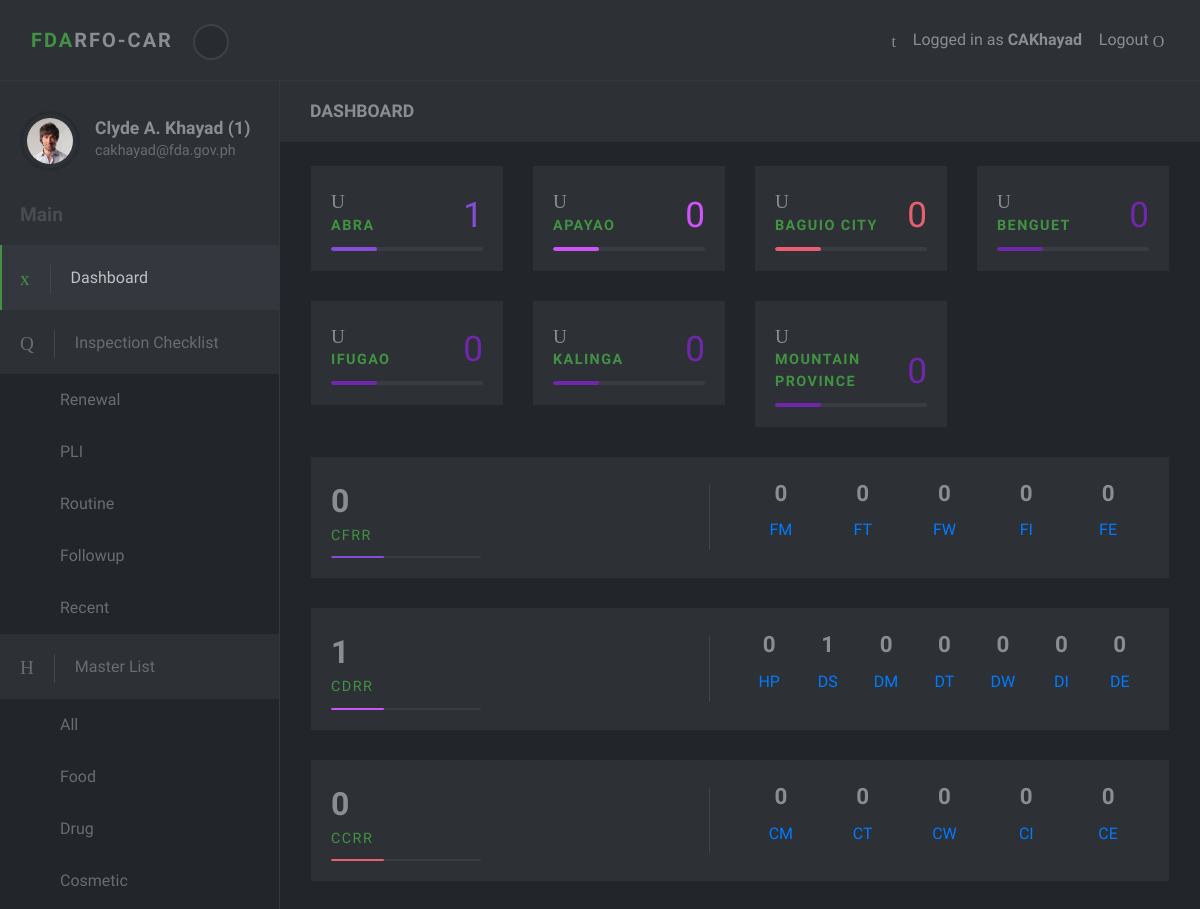
Page /dashboard/ (signed in, upper part) on the earlier database version.
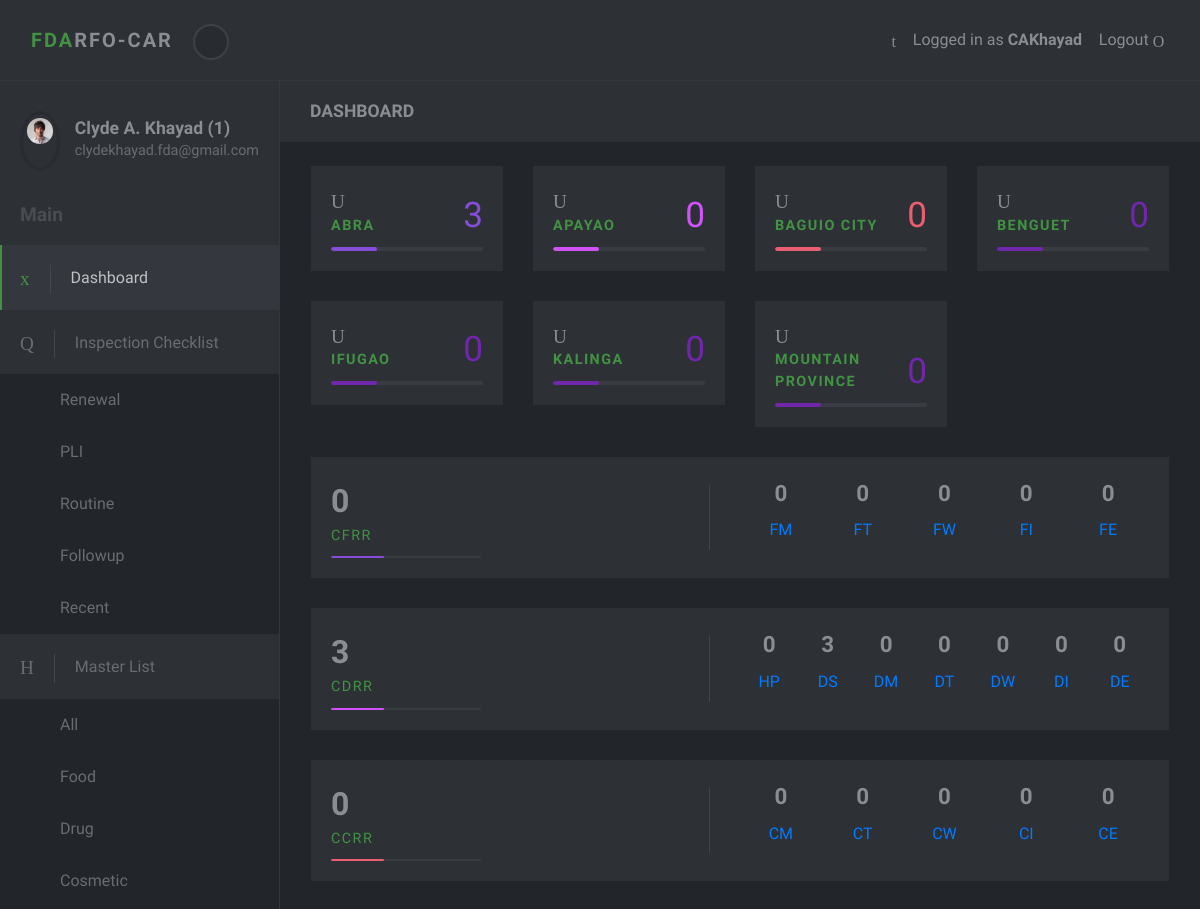
Same page on the later database version.
### accounts/models.py (models this page shows, shortened)
class  User(AbstractBaseUser):
    email = models.EmailField(verbose_name='email address', max_length=255, unique=True)
    first_name = models.CharField(max_length=255)
    middle_initial = models.CharField(max_length=1)
    last_name = models.CharField(max_length=255)
    active = models.BooleanField(default=True)
    staff = models.BooleanField(default=False) # a admin user; non super-user
    admin = models.BooleanField(default=False) # a superuser
    USERNAME_FIELD = 'email'
    REQUIRED_FIELDS = [] # Email & Password are required by default.
    objects = UserManager()
    def get_full_name(self):
        return self.first_name + " " + self.middle_initial + ". " + self.last_name
    def get_short_name(self):
        full_name = self.get_full_name()
        splitted = full_name.split()
        short_name = ""
        for i in range(len(splitted)-1):
            full_name = splitted[i]
            short_name += (full_name[0].upper())
        short_name += splitted[-1].title()
        return short_name
    @property
    def is_active(self):
        return self.active

### dashboard/views.py (the view)
# urls.py: path('', DashboardView.as_view(), name='index'),
class DashboardView(View):
    template_name = 'dashboard/index.html'
    def get(self, request):
        context = {}
        context['masterlist_dashboard_active'] = "active"
        total_abra = Establishment.objects.filter(plant_address__province__name='Abra', status='Active').count()
        total_apayao = Establishment.objects.filter(plant_address__province__name='Apayao', status='Active').count()
        total_baguio = Establishment.objects.filter(plant_address__municipality_or_city__name='Baguio City', status='Active').count()
        total_benguet = Establishment.objects.filter(plant_address__province__name='Benguet', status='Active').exclude(plant_address__municipality_or_city__name='Baguio City').count()
        total_ifugao = Establishment.objects.filter(plant_address__province__name='Ifugao', status='Active').count()
        total_kalinga = Establishment.objects.filter(plant_address__province__name='Kalinga', status='Active').count()
        total_mountainprov = Establishment.objects.filter(plant_address__province__name='Mountain Province', status='Active').count()
        if Establishment.objects.all():
            cfrr_summary = MasterlistSummary.CFRR('CFRR')
            cdrr_summary = MasterlistSummary.CDRR('CDRR')
            ccrr_summary = MasterlistSummary.CCRR('CCRR')
            cdrrhr_summary = MasterlistSummary.CDRRHR('CDRRHR')
            context = {
                        'masterlist_dashboard_active': "active",
                        'cfrr': {'total':               cfrr_summary.get_total(),
                                 'total_mfg':           cfrr_summary.get_total_mfg(),
                                 'total_trader':        cfrr_summary.get_total_trader(),
                                 'total_wholesaler':    cfrr_summary.get_total_wholesaler(),
                                 'total_importer':      cfrr_summary.get_total_importer(),
                                 'total_exporter':      cfrr_summary.get_total_exporter()},
                        'cdrr': {'total':               cdrr_summary.get_total(),
                                 'total_hp':            cdrr_summary.get_total_hp(),
                                 'total_ds':            cdrr_summary.get_total_ds(),
                                 'total_mfg':           cdrr_summary.get_total_mfg(),
                                 'total_trader':        cdrr_summary.get_total_trader(),
                                 'total_wholesaler':    cdrr_summary.get_total_wholesaler(),
                                 'total_importer':      cdrr_summary.get_total_importer(),
                                 'total_exporter':      cdrr_summary.get_total_exporter()},
                        'ccrr': {'total':               ccrr_summary.get_total(),
                                 'total_mfg':           ccrr_summary.get_total_mfg(),
                                 'total_trader':        ccrr_summary.get_total_trader(),
                                 'total_wholesaler':    ccrr_summary.get_total_wholesaler(),
                                 'total_importer':      ccrr_summary.get_total_importer(),
                                 'total_exporter':      ccrr_summary.get_total_exporter()},
                        'cdrrhr': {'total':             cdrrhr_summary.get_total(),
                                 'total_xray':          cdrrhr_summary.get_total_xray(),
                                 'total_mfg':           cdrrhr_summary.get_total_mfg(),
                                 'total_trader':        cdrrhr_summary.get_total_trader(),
                                 'total_wholesaler':    cdrrhr_summary.get_total_wholesaler(),
                                 'total_importer':      cdrrhr_summary.get_total_importer(),
                                 'total_exporter':      cdrrhr_summary.get_total_exporter()},
                        'total_abra':       total_abra,
                        'total_apayao':     total_apayao,
                        'total_baguio':     total_baguio,
                        'total_benguet':    total_benguet,
                        'total_ifugao':     total_ifugao,
                        'total_kalinga':    total_kalinga,
                        'total_mountainprov':   total_mountainprov,
                    }
        return render(request, self.template_name, context)

### dashboard/dashboard.py (called while the page is built)
def get_primary_acitivity_obj(primary_activity_name):
    return PrimaryActivity.objects.get(name=primary_activity_name)

def get_specific_acitivity_obj(specific_activity_name):
    return SpecificActivity.objects.get(name=specific_activity_name)

    def get_total(self):
        return Establishment.objects.filter(center=self.center, status='Active').count()

    def get_total_mfg(self):
        return Establishment.objects.filter(product_type=self.product_type, primary_activity=get_primary_acitivity_obj('Manufacturer'), status='Active').count()

    def get_total_trader(self):
        return Establishment.objects.filter(product_type=self.product_type, primary_activity=get_primary_acitivity_obj('Trader'), status='Active').count()

    def get_total_wholesaler(self):
        return Establishment.objects.filter(product_type=self.product_type, specific_activity=get_specific_acitivity_obj('Wholesaler'), status='Active').count()

    def get_total_importer(self):
            return Establishment.objects.filter(product_type=self.product_type, specific_activity=get_specific_acitivity_obj('Importer'), status='Active').count()

### dashboard/templates/dashboard/index.html (shortened to what the changed rows need)
{% extends 'base-site.html' %}
{% block subtitle %} DASHBOARD {% endblock %}
{% block content %}
<section class="no-padding-top no-padding-bottom">
    <div class="container-fluid">
        <div class="row">
            <div class="col-md-3 col-sm-6">
                <div class="statistic-block block">
                    <div class="progress-details d-flex align-items-end justify-content-between">
                        <div class="title">
                            <div class="icon"><i class="icon-user-1"></i></div><strong><a href="{% url 'masterlist:food-list' %}" target="_blank">ABRA</a></strong>
                        </div>
                        <div class="number dashtext-1">{{total_abra}}</div>
                    </div>
                </div>
            </div>
        </div>
    </div>
</section>
<section class="no-padding-top no-padding-bottom">
    <div class="container-fluid">
        <div class="row">
            <div class="col-lg-12">
                <div class="stats-3-block block d-flex">
                    <div class="stats-3"><strong class="d-block">{{cdrr.total}}</strong><span class="d-block"><a href="{% url 'masterlist:drug-list' %}" target="_blank">CDRR</a></span>
                        <div class="progress progress-template progress-small">
                            <div role="progressbar" style="width: 35%;" aria-valuenow="30" aria-valuemin="0" aria-valuemax="100" class="progress-bar progress-bar-template progress-bar-small dashbg-2"></div>
                        </div>
                    </div>
                    <div class="stats-3 d-flex justify-content-between text-center">
                        <div class="item"><strong class="d-block strong-sm">{{cdrr.total_ds}}</strong>
                            <span class="d-block span-sm">
                                <form action="{% url 'masterlist:drug-list' %}" method="get">
                                </form>
                            </span>
                        </div>
                    </div>
                </div>
            </div>
        </div>
    </div>
</section>
{% endblock %}

### templates/partial/navbar.html (shortened to what this page needs)
<header class="header">
    <nav class="navbar navbar-expand-lg">
        <div class="container-fluid d-flex align-items-center justify-content-between">
            <div class="navbar-header">
                <a href="index.html" class="navbar-brand">
                    <div class="brand-text brand-big visible text-uppercase"><strong class="text-primary">FDA</strong><strong>RFO-CAR</strong></div>
                </a>
                <button class="sidebar-toggle"><i class="fa fa-long-arrow-left"></i></button>
            </div>
            <div class="right-menu list-inline no-margin-bottom">
                <div class="list-inline-item"><a href="#" class="search-open nav-link"><i class="icon-magnifying-glass-browser"></i></a></div>
                <div class="list-inline-item">
                    Logged in as <strong><a href="#">{{user.get_short_name}}</a></strong>
                </div>
                <div class="list-inline-item logout">
                    <a id="logout" href="{% url 'accounts:logout' %}" class="nav-link"> <span class="d-none d-sm-inline">Logout </span><i class="icon-logout"></i></a>
                </div>
            </div>
        </div>
    </nav>
</header>

### templates/partial/sidebar.html (shortened to what this page needs)
<nav id="sidebar">
    <div class="sidebar-header d-flex align-items-center">
        <div class="avatar">
            <img src="/static/darkadmin/img/avatar-6.jpg" alt="..." class="img-fluid rounded-circle">
        </div>
        <div class="title">
            <h1 class="h5">{{user.get_full_name}} ({{user.id}})</h1>
            <p>{{user.email}}</p>
        </div>
    </div>
    <span class="heading">Main</span>
    <ul class="list-unstyled">
        <li  class="{{masterlist_dashboard_active}}"><a href="{% url 'dashboard:index' %}"> <i class="icon-grid"></i>Dashboard </a></li>
        <li><a href="#" aria-expanded="false" data-toggle="collapse"> <i class="icon-windows"></i>Inspection Checklist </a>
            <ul class="list-unstyled ">
                <li class="{{ ren_checklist_active }}"><a href="{% url 'checklist:index' %}">Renewal</a></li>
                <li class="{{ pli_checklist_active }}" disabled><a href="{% url 'checklist:pli' %}">PLI</a></li>
                <li class="{{ routine_checklist_active }}"><a href="{% url 'checklist:routine' %}">Routine</a></li>
                <li class=""><a href="#">Followup</a></li>
                <li><a href="#">Recent</a></li>
            </ul>
        </li>
        <li><a href="#" aria-expanded="false" data-toggle="collapse"> <i class="icon-padnote"></i>Master List </a>
          <ul class="list-unstyled ">
              <li class="{{alllist_active}}"><a href="{% url 'masterlist:index' %}">All</a></li>
              <li class="{{foodlist_active}}"><a href="{% url 'masterlist:food-list' %}">Food</a></li>
              <li class="{{druglist_active}}"><a href="{% url 'masterlist:drug-list' %}">Drug</a></li>
              <li class="{{cosmeticlist_active}}"><a href="{% url 'masterlist:cosmetic-list' %}">Cosmetic</a></li>
          </ul>
        </li>
    </ul><span class="heading">Extras</span>
</nav>

Differences in the rows shown:
changed User "Clyde A. Khayad": email "cakhayad@fda.gov.ph" → "clydekhayad.fda@gmail.com"
Other differences:
{{ total_abra }}: "1" → "3"
{{ cdrr.total }}: "1" → "3"
{{ cdrr.total_ds }}: "1" → "3"
